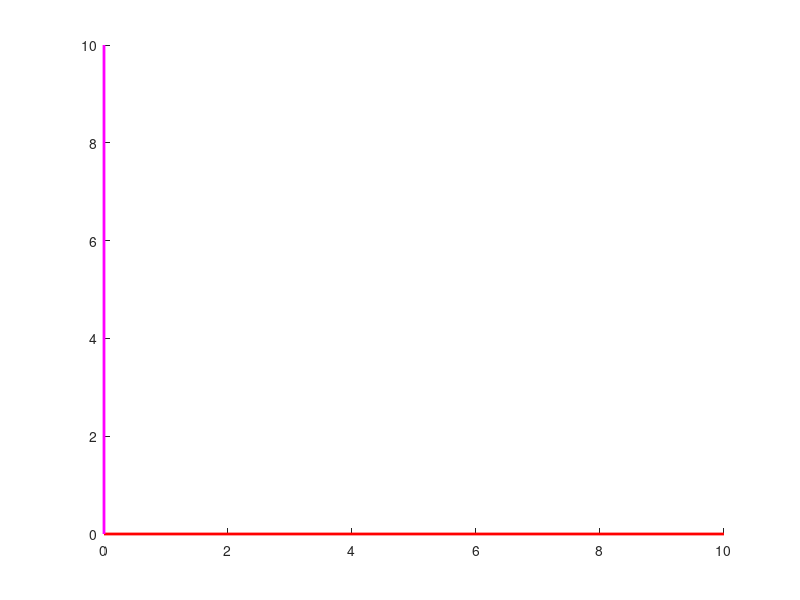

Write MATLAB code to recreate this figure. (Note: this script raises an error after producing the figure.)
punto1 = [2,2,0,1]';
punto2 = [5,2,0,1]';
punto3 = [5,5,0,1]';
punto4 = [2,5,0,1]';

dy = 5;

for i = 0:0.5:dy

    clf

    % Ejes
    line([0 10],[0 0],"color","red","LineWidth",2);
    line([0 0],[0 10],"color","magenta","LineWidth",2);
    hold on

    % Mover los puntos hacia arriba
    p1 = Traslacion(0,i,punto1);
    p2 = Traslacion(0,i,punto2);
    p3 = Traslacion(0,i,punto3);
    p4 = Traslacion(0,i,punto4);

    % Dibujar cuadrado
    plot([p1(1) p2(1) p3(1) p4(1) p1(1)], ...
         [p1(2) p2(2) p3(2) p4(2) p1(2)], ...
         "b","LineWidth",2);

    axis([0 10 0 10])
    axis square

    pause(0.1)

end
